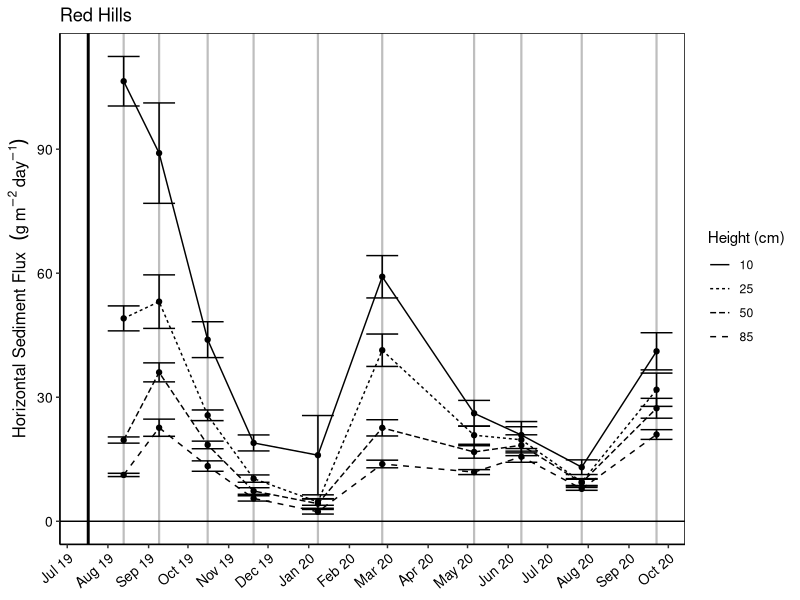
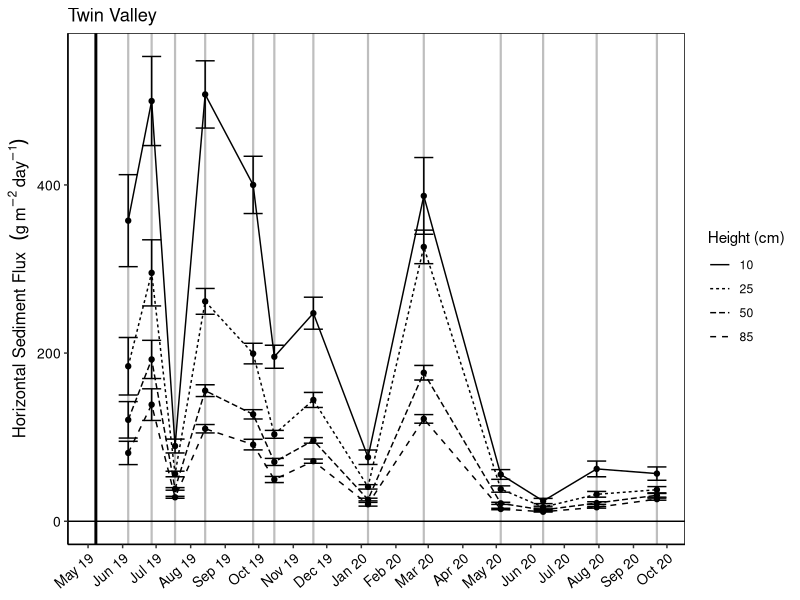

Write the R code that produced these figures, in order.
#Import your data sheet from DIMA as is

RH_DIMA_export_December082020 <- readxl::read_excel("RH_DIMA_export_December082020.xlsx", sheet = "Aeolian")
TV_DIMA_export_December082020 <- readxl::read_excel("TV_DIMA_export_December082020.xlsx", sheet = "Aeolian")

### lets create a function????

nwern_graphing = function(x, do.NULL = TRUE)
{
  if (is.data.frame(x))
  
  x[,c("Plot", "Type of sampler", "Sample Archived", "Notes", "Sample Compromised", "Sediment g/day")] = NULL
  colnames(x) [c(3:8)] = c("Height (cm)", "Deployed", "Collected", "Weight", "Period", "Flux_cm2_day")
  
  #This helps with graphing later
  x$Collected = as.Date(x$Collected)
  
  #create column to scale flux to g/m2/day
  x$flux_m = x$Flux_cm2_day * 10000

  library(dplyr)
  
  #average height within blocks
  x_block = x %>%
    tidyr::separate("Location", into = c("block", "num"), sep = 1) %>%
    group_by(Site, Collected, Deployed, `Height (cm)`, block) %>%
    summarise(flux_m2 = mean(flux_m,  na.rm = T))
  
  #average among blocks
  flux_graph = x_block %>%
    group_by(Site, Deployed, Collected, `Height (cm)`) %>%
    summarise(
      Flux_m2 = mean(flux_m2,  na.rm = T),
      sd.flux = sd(flux_m2, na.rm = T),
      se.flux = sd(flux_m2, na.rm=T)/sqrt(length(flux_m2[!is.na(flux_m2)])))
  
  flux_graph$`Height (cm)` = as.factor(flux_graph$`Height (cm)`)
  
  dates_collect = data.frame(site = rep(flux_graph$Site), date = flux_graph$Collected, deploy = flux_graph$Deployed)
  
  mind = min(as.Date(flux_graph$Deployed))
  maxd = max(as.Date(flux_graph$Collected))
  
  library(ggplot2)
  
  graph = ggplot(data = flux_graph, aes(x = Collected, y = Flux_m2)) +
    geom_vline(aes(xintercept = date), data = dates_collect, linetype = "solid", color = "grey", size = 0.75) +
    geom_vline(aes(xintercept = mind), size = 1) +
    geom_hline(aes(yintercept = 0)) +
    coord_cartesian(xlim = c(mind, maxd), expand = TRUE) +
    geom_line(size = 0.5, aes(linetype = `Height (cm)`)) +
    geom_point() +
    geom_errorbar(aes(ymin = if_else(Flux_m2 - se.flux < 0, 0, Flux_m2 - se.flux), ymax = Flux_m2 + se.flux)) +
    labs(title = x$Site, y = expression("Horizontal Sediment Flux" ~~~ (g ~ m^{-2} ~ day^{-1}))) +
    scale_x_date(date_labels = "%b %y",
                 date_breaks = "1 month") +
    theme_classic() +
    theme(axis.text.y = element_text(size = 10, color = "black"),
          axis.title.y = element_text(size = 12, color = 'black'),
          axis.text.x = element_text(angle = 40, hjust = 1, size = 10, color = "black"),
          axis.title.x = element_blank(),
          strip.text = element_text(size = 12),
          panel.border = element_rect(colour = "black", fill=NA, size=0.5))
  
  return(graph)
}


nwern_graphing(x = RH_DIMA_export_December082020)

nwern_graphing(x = TV_DIMA_export_December082020)
